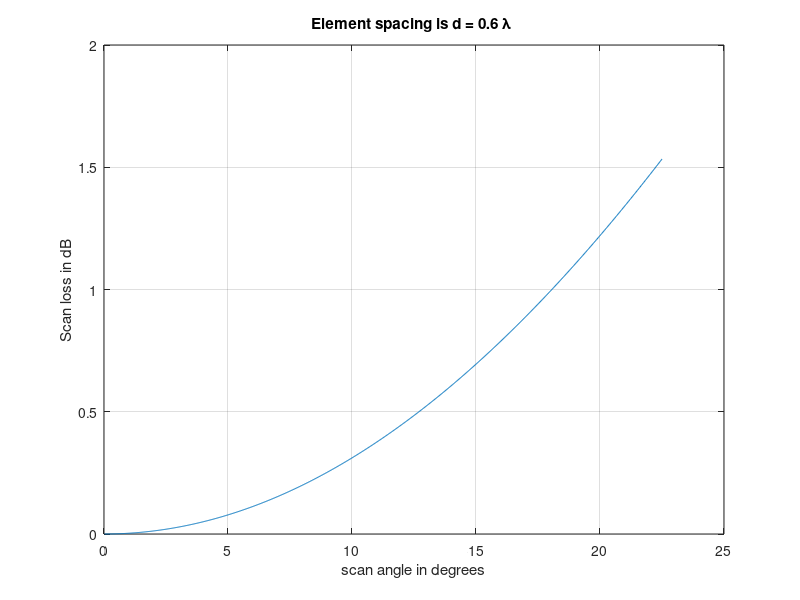

MATLAB code to generate this figure:
%Use this program to reproduce Fig. 8.41 in the text
clear all
close all
d = 0.6; % element spacing in lambda units
betadeg = linspace(0,22.5,1000);
beta = betadeg .*pi ./180;
den = pi*d .* sin(beta);
numarg = den;
num = sin(numarg);
lscan = (num./den).^-4;
LSCAN = 10*log10(lscan+eps);
figure (1)
plot(betadeg,LSCAN)
xlabel('scan angle in degrees')
ylabel('Scan loss in dB')
grid
title('Element spacing is d = 0.6 \lambda ')